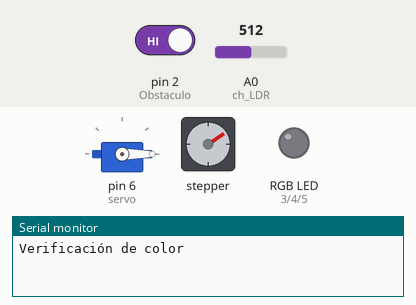
Recording of a sketch running on a simulated Arduino Uno, built with avr-gcc and run on an emulated ATmega328P. Parts: servo, stepper motor, an RGB LED mixed from three pins (HIGH = lit), the last lines printed to the serial monitor. The inputs (shaded band) are chosen by the test bench; at power-on: pin 2 (Obstaculo) HIGH, A0 (ch_LDR) = 512. Stepper angles assume 2048 steps per turn.

Above: at 1.7 s.
1.8 s: pin 2 (Obstaculo) driven LOW
At 2.34 s:
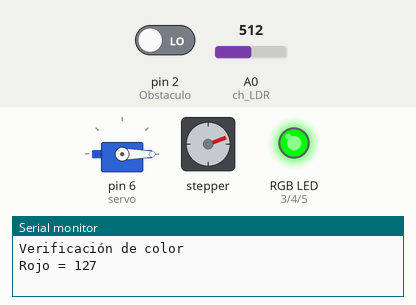
At 3.22 s:
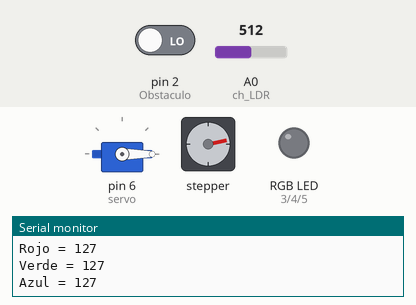
Timing chart, 0 to 16.8 s (numbered marks = the images above; inputs shaded):
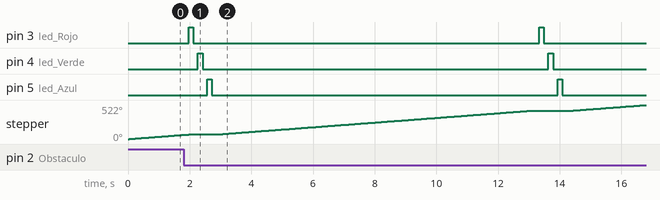

Measured:
- after the input at 1.8 s, pin 3 (led_Rojo): alternates HIGH for 0.15 s and LOW for 11.2 s, starting after 0.17 s; pin 4 (led_Verde): alternates HIGH for 0.15 s and LOW for 11.2 s, starting after 0.47 s; pin 5 (led_Azul): alternates HIGH for 0.15 s and LOW for 11.2 s, starting after 0.77 s

The sketch:

Banda_Transportadora.ino
```cpp
/*
   Fundacion Kinal
   Centro educativo tecnico laboral Kinal
   Electronica
   Grado: Quinto
   Sección: A
   Curso: Taller de electronica digital y reparación de computadoras I
   Nombre: Francisco Barillas
   Carnet: 2019376
   Proyecto: Practica 1
*/
//Icluyo Librerias
#include <Stepper.h>
#include <Servo.h>

//Variables
//Valores de cada color
int resultado_azul, resultado_rojo, resultado_verde;
//Que son captados por la ldr
int resultado;

//Directivas de preprocesador
//LDR en pulldown
#define ch_LDR    A0  //pin A0 del arduino, conectado a Vcc y con una reistencia de 10k a negativo
#define led_Azul  5   //led azul conectado al pin 3
#define led_Verde 4   //led verde conectado al pin 4
#define led_Rojo  3   //led rojo conectado al pin 5, todos del rgb
#define servo 6 //Servomotor
#define Obstaculo 2 //Sensor de obstaculos
#define tiempo 150 //Cuanto tarda el encender de los leds
//Para el stepper
#define Revoluciones 2048 //Revoluciones o vueltas que da el stepper por minuto
#define Velocidad 6 //Velocidad definida al stepper

//Constructor
Stepper Stepper_Banda(Revoluciones, 8, 10, 9, 11); //Stepper que hace funcionar la banda
Servo Separador; //Servo que separa las cosas

void setup()
{
  //Configuracion de los constructores
  Stepper_Banda.setSpeed(Velocidad); //El stepper ira a velocidad de 6
  Separador.attach(servo); //pin 6 para el servo

  //Comunicacion serial
  Serial.begin(9600);
  Serial.println("Verificación de color");

  //Configuracion de pines
  pinMode(ch_LDR, INPUT); //pin A0 como entrada
  pinMode(led_Azul, OUTPUT); //pin 3 como salida
  pinMode(led_Verde, OUTPUT); //pin 4 como salida
  pinMode(led_Rojo, OUTPUT);  //pin 5 como salida
  pinMode(Obstaculo, INPUT); //pin 7 como sensor de obstaculos

  //Los leds van a iniciar apagadas
  digitalWrite(led_Azul, LOW);
  digitalWrite(led_Verde, LOW);
  digitalWrite(led_Rojo, LOW);
  Separador.write(0);
}

void loop()
{

  if (digitalRead(Obstaculo) == LOW) {
    escaneo_color();
    verificacion();
    delay(400);
  }
  else {
    Stepper_Banda.step(100);
  }

}

//*******FUNCIONES**************
int escaneo_color() {

  //Enviendo el led rojo
  digitalWrite(led_Rojo, HIGH);
  //espero 150 milisegundos
  delay(tiempo);

  //Leo el valor captado por la LDR
  resultado = analogRead(ch_LDR);
  resultado_rojo = map(resultado, 0, 1023, 0, 255); //lo linealizo
  //Lo muestro por medio del monitor serial
  Serial.print("Rojo = ");
  Serial.println(resultado_rojo);
  digitalWrite(led_Rojo, LOW);
  delay(tiempo);

  //Enviendo el led verde
  digitalWrite(led_Verde, HIGH);
  //espero 150 milisegundos
  delay(tiempo);

  //Leo el valor captado por la LDR
  resultado = analogRead(ch_LDR);
  resultado_verde = map(resultado, 0, 1023, 0, 255); //lo linealizo
  //Lo muestro por medio del monitor serial
  Serial.print("Verde = ");
  Serial.println(resultado_verde);
  digitalWrite(led_Verde, LOW);
  delay(tiempo);

  //Enviendo el led azul
  digitalWrite(led_Azul, HIGH);
  //espero 150 milisegundos
  delay(tiempo);

  //Leo el valor captado por la LDR
  resultado = analogRead(ch_LDR);
  resultado_azul = map(resultado, 0, 1023, 0, 255); //lo linealizo
  //Lo muestro por medio del monitor serial
  Serial.print("Azul = ");
  Serial.println(resultado_azul);
  digitalWrite(led_Azul, LOW);
  delay(tiempo);

}

void verificacion() {
  if (resultado_verde > resultado_azul && resultado_verde > resultado_rojo) {
    separacion();
  }
  else {
    continuacion();
  }
}

void continuacion() {
  Stepper_Banda.step(Revoluciones);
}

void separacion() {
  Stepper_Banda.step(1100);
  delay(tiempo);
  Separador.write(180);
  delay(tiempo);
  Separador.write(0);
}
```
